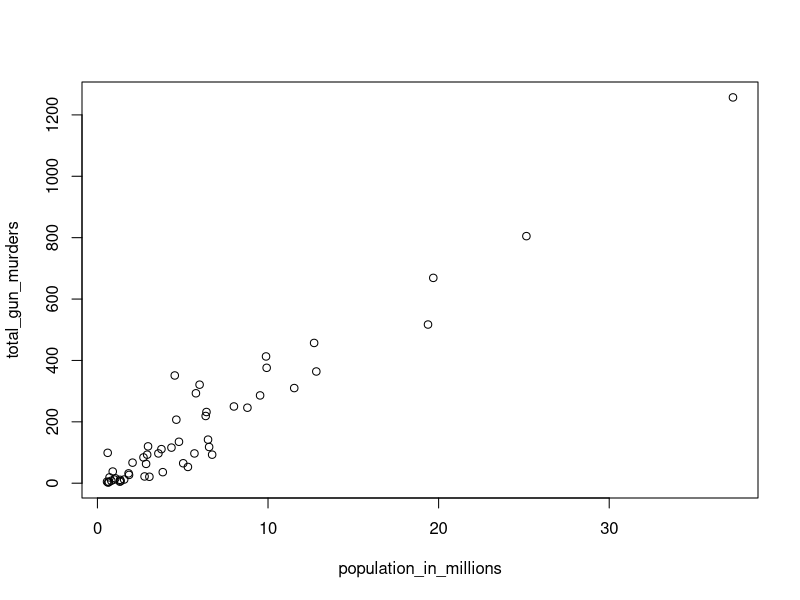
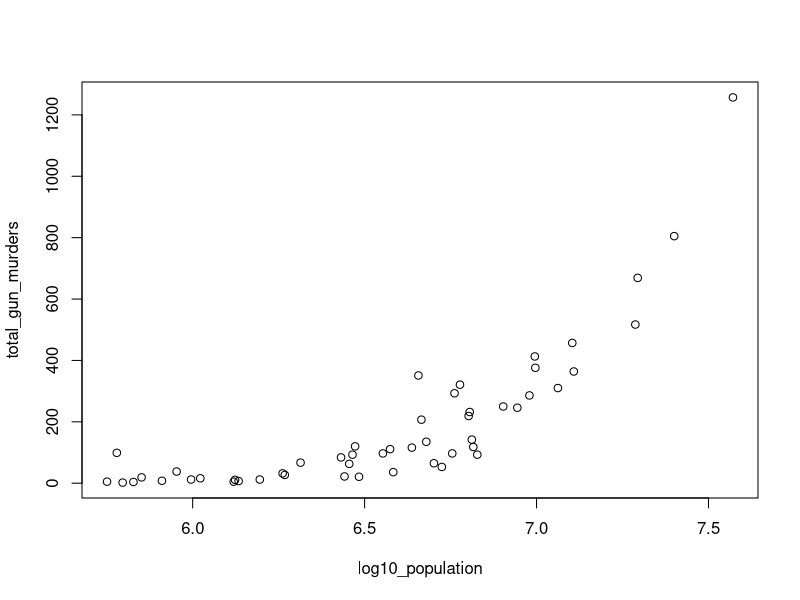
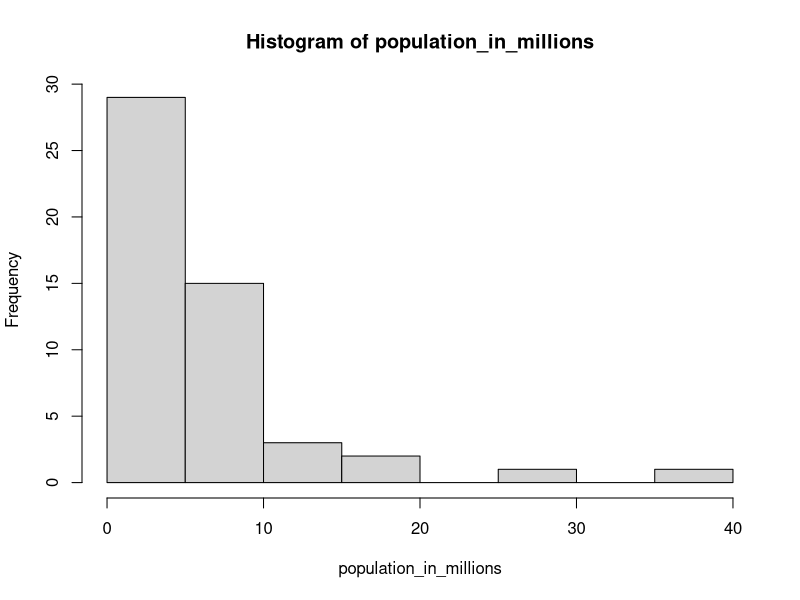
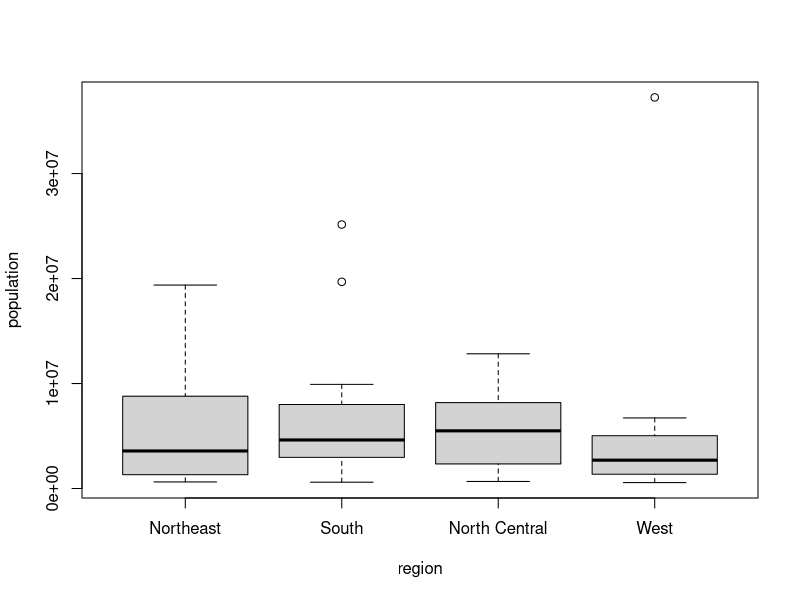

These figures' R source, in order:
# Load the datasets and define some variables
library(dslabs)
data(murders)

population_in_millions <- murders$population/10^6
total_gun_murders <- murders$total

plot(population_in_millions, total_gun_murders)

# Transform population using the log10 transformation and save to object log10_population
log10_population = log10(murders$population)
# Transform total gun murders using log10 transformation and save to object log10_total_gun_murders
log10_total_gun_murders = log10(total_gun_murders)
# Create a scatterplot with the log scale transformed population and murders 
plot(log10_population, total_gun_murders)

 
# Create a histogram of this variable
hist(population_in_millions)


# Create a boxplot of state populations by region for the murders dataset
boxplot(population~region, data=murders)
